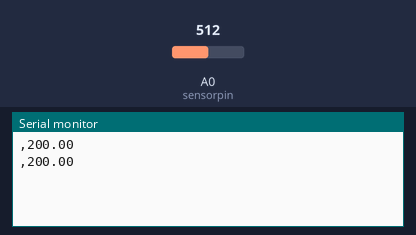
A sketch run on a simulated Arduino Uno, built with avr-gcc and run on an emulated ATmega328P. Shown: the last lines printed to the serial monitor. The inputs (shaded band) are chosen by the test bench; at power-on: A0 (sensorpin) = 512.

Above: at 1.8 s.
1.9 s: A0 (sensorpin) set to 716
At 2.6 s:
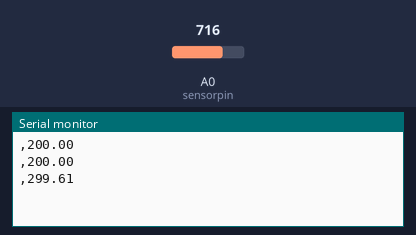
3.4 s: A0 (sensorpin) set to 900
At 4.8 s:
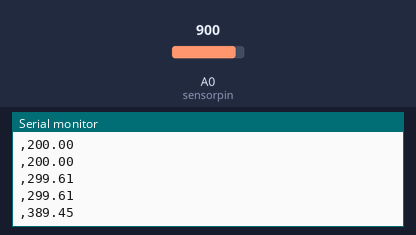
Timing chart, 0 to 6.4 s (numbered marks = the images above; inputs shaded):
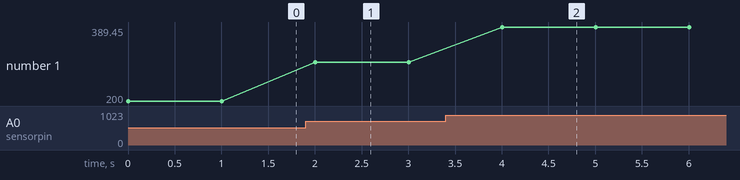

Measured:
- after the input at 1.9 s, the serial monitor: prints a new line after 0.10 s (image 1)
- after the input at 3.4 s, the serial monitor: prints a new line after 0.60 s (image 2)
- plotted number 1: 200 → 299.61 after the input at 1.9 s, 299.61 → 389.45 after the input at 3.4 s

The sketch:

sketch.ino
```cpp
#include <Time.h>

int sensorpin = 0; //Pin for the temperature sensor

void setup()
{
  Serial.begin(9600);  //Start the serial connection with the computer
                       //to view the result open the serial monitor
}

void loop() // run over and over again
{
    //getting the voltage reading from the temperature sensor
    int reading = analogRead(sensorpin);

    // converting that reading to voltage, for 3.3v arduino use 3.3
    float voltage = reading * 5.0;
    voltage /= 1024.0;

    //print out the voltage
    //Serial.print(voltage);
    //Serial.println(" volts");

    // now print out the temperature
    float temperatureC = (voltage - 0.5) * 100 ; //converting from 10 mv per degree wit 500 mV offset
                                                 //to degrees ((volatge - 500mV) times 100)
    //Serial.print(hour());
    //printDigits(minute());
    //printDigits(second());
    Serial.print(",");
    Serial.println(temperatureC);
    //Serial.print(" degrees C * ");

    // now convert to Fahrenheight
    //float temperatureF = (temperatureC * 9.0 / 5.0) + 32.0;
    //Serial.print(temperatureF);
    //Serial.println(" degrees F");

    delay(1000); //waiting a second
}
```
